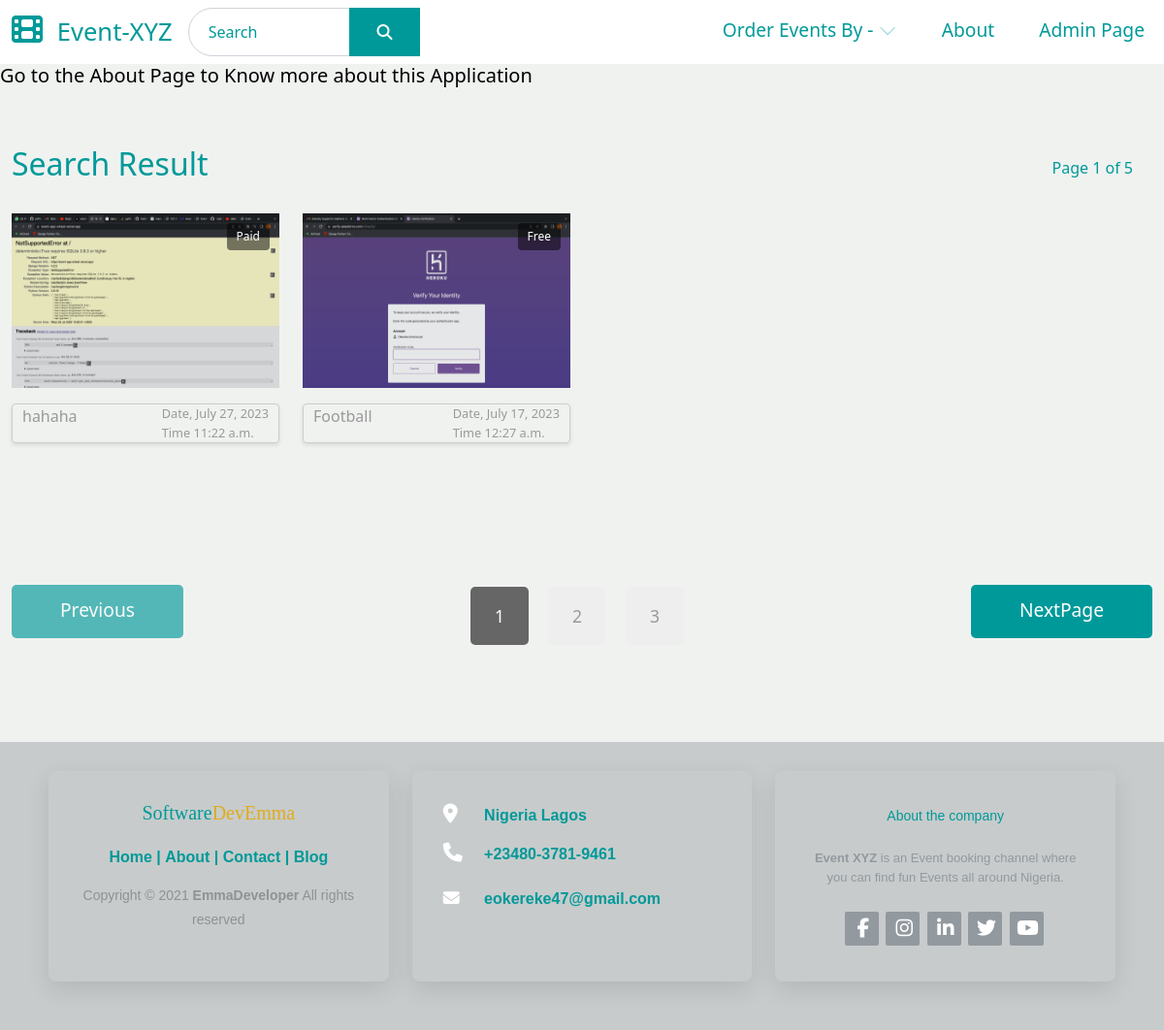
Screenshot of /search with the database file from the repository.
### AdminSection/models.py (models this page shows, shortened)
class Event(models.Model):
    event_name = models.CharField(max_length=100)
    location = models.CharField(max_length=100)
    price = models.CharField(max_length=100, blank=True, null=True,)
    space_capacity = models.IntegerField(blank=True, null=True,)
    description = models.TextField(max_length=5000, blank=True, null=True,)
    event_date = models.DateField(null=True, blank=True)
    event_time = models.TimeField(null=True, blank=True)
    event_end_date = models.DateTimeField(null=True, blank=True)
    bookings = models.IntegerField(default=0)
    slot_left = models.IntegerField(default=0)
    header_images = models.ImageField(null=True, blank=True, upload_to="images/")
    is_cancelled = models.BooleanField(default=False)

### UserSection/views.py (the view)
# urls.py: path("search", EventSearchView.as_view(), name="search"),
class EventSearchView(ListView):
    model = Event
    template_name = "searchEvents.html"
    paginate_by = 2
    def get_queryset(self):
        queryset = super().get_queryset()
        query = self.request.GET.get('query')
        if query:
            queryset = queryset.filter(event_name__icontains=query)  # Filter based on the event_name field
        return queryset

### UserSection/templates/searchEvents.html (shortened to what this page needs)
{%extends 'home.html' %}
{%block search%}
{% load static %}
<div class="container-fluid tm-container-content tm-mt-60">
    <div class="row mb-4">
        <h2 class="col-6 tm-text-primary">
            Search Result
        </h2>
        <div class="col-6 d-flex justify-content-end align-items-center ">
            <div class="tm-text-pagination mr-8 ">
                Page
                {% for i in paginator.page_range %}
                    {% if page_obj.number == i %}
                    {{i}}
                    of {{ page_obj.paginator.num_pages }}
                {%endif%}
                {%endfor%}
            </div>
        </div>
    </div>
    <div class="row tm-mb-90 tm-gallery">
        {% if object_list %}
        {% for event in object_list %}
            <div class="col-xl-3 col-lg-4 col-md-6 col-sm-6 col-12 mb-5">
                <figure class="effect-ming tm-video-item">
                    <img src="{{event.header_images.url}}" alt="Image" class="img-fluid">
                    <figcaption class="d-flex align-items-center justify-content-center">
                    </figcaption>
                    {%if event.price%}
                    <div class="box-text">Paid</div>
                    {%else%}
                    <div class="box-text">Free</div>
                    {%endif%}
                </figure>
                <div class="d-flex justify-content-between tm-text-gray bordered-box">
                    <span class="tm-text-gray">{{event.event_name}}</span>
                    <div class="costs">
                        <span>Date, {{event.event_date}}</span>
                        <span>Time {{event.event_time}}</span>
                    </div>
                </div>
            </div>
        {%endfor%}
        {% else %}
            <p>No events found.</p>
      {% endif %}
    </div>
    <div class="row tm-mb-90">
        <div class="col-12 d-flex justify-content-between align-items-center tm-paging-col">
                {% if page_obj.has_previous %}
                    <a href="?page={{ page_obj.previous_page_number }}" class="btn btn-primary tm-btn-prev mb-2">Previous</a>
                {% else %}
                    <a href="javascript:void(0);" class="btn btn-primary tm-btn-prev mb-2 disabled">Previous</a>
                {% endif %}
                    <div class="tm-paging d-flex">
                        {% for i in paginator.page_range %}
                            {% if page_obj.number == i %}
                                <a class="active tm-paging-link">{{i}}</a>
                            {% elif i > page_obj.number|add:-3 and i < page_obj.number %}
                                <a href="?page={{i}}" class="tm-paging-link">{{i}}</a>
                            {%elif page_obj.has_next %}
                                {% if page_obj.next_page_number == page_obj.paginator.num_pages %}
                                    <a class="active tm-paging-link" href="?page={{ page_obj.paginator.num_pages }}">{{ page_obj.paginator.num_pages }}</a>
                                    {%else%}
                                    {% if i > page_obj.number and i < page_obj.number|add:3 %}
                                        <a class="tm-paging-link" href="?page={{ i }}">{{ i }}</a>
                                    {% endif %}
                                {%endif%}
                            {% endif %}
                        {% endfor %}
                    </div>
                    {% if page_obj.has_next %}
                        <a href="?page={{ page_obj.next_page_number }}" class="btn btn-primary tm-btn-prev mb-2 ">NextPage</a>
                    {% else %}
                        <a href="javascript:void(0);" class="btn btn-primary tm-btn-prev mb-2 disabled">NextPage</a>
                    {% endif %}
        </div>
    </div>
</div>
{%endblock%}

### static/css/user-home.css (style rules this page uses)
:root { --orange:#ff7800; --black:#130f40; --light-color:#666; --green:#132a09; --tgreen:#477b78; --light-green:rgb(48, 251, 12); --box-shadow:0 .5rem 1.5rem rgba(0,0,0,.1); --border:.2rem solid rgba(0,0,0,.1); --outline:.1rem solid rgba(0,0,0,.1); --outline-hover:.2rem solid var(--black); --background: #f0f2f0; --hover: #666666; --dark: #232323; --pure: #fff; --smoke: white; --dark-gray: #999; }
body { background: var(--background); }
.costs { display: grid; font-size: 0.8rem; }
.bordered-box { border: 1px solid #ccc; box-shadow: 0 2px 4px rgba(0, 0, 0, 0.1); padding-right: 10px; padding-left: 10px; border-radius: 4px; }
.effect-ming { position: relative; }
.box-text { position: absolute; top: 10px; right: 10px; background-color: rgba(0, 0, 0, 0.5); color: #fff; padding: 5px 10px; border-radius: 4px; font-size: 12px; }
.effect-ming img { width: 100%; height: auto; }
p, .tm-text-gray { color: #999; }
.tm-video-item { position: relative; overflow: hidden; text-align: center; cursor: pointer; }
.tm-video-item img { position: relative; display: block; min-height: 100%; max-width: 100%; opacity: 0.8; }
.tm-video-item figcaption { padding: 2em; color: #fff; text-transform: uppercase; font-size: 1.25em; -webkit-backface-visibility: hidden; backface-visibility: hidden; }
.tm-video-item figcaption::before, .tm-video-item figcaption::after { pointer-events: none; }
.tm-video-item figcaption, .tm-video-item figcaption > a { position: absolute; top: 0; left: 0; width: 100%; height: 100%; }
.tm-paging-link { display: flex; justify-content: center; align-items: center; width: 60px; height: 60px; font-size: 1.1rem; color: #999; background-color: #EEEEEE; margin: 10px; border-radius: 5px; text-decoration: none; transition: all 0.3s ease; }
.tm-paging-link:hover, .tm-paging-link.active { background-color: var(--hover); color: #fff; }
a { text-decoration: none; transition: all 0.3s ease; }
.container-fluid { max-width: 1770px; }
.btn { border-radius: 0; }
.btn-primary { background-color: #009999; border: 0; border-radius: 5px; padding: 12px 50px 14px; font-size: 1.2rem; }
.btn-primary.disabled, .btn-primary:disabled { background-color: #009999; pointer-events: all; cursor: not-allowed; }
.tm-mt-60 { margin-top: 60px; }
.tm-mb-90 { margin-bottom: 90px; }
.tm-text-primary { color: #009999; }
.tm-text-pagination { color: #009999; padding-right: 20px; }
figure.effect-ming { background: #030c17; }
figure.effect-ming img { opacity: 0.9; -webkit-transition: opacity 0.35s; transition: opacity 0.35s; height: 180px; }
figure.effect-ming figcaption::before { position: absolute; top: 30px; right: 30px; bottom: 30px; left: 30px; border: 2px solid #fff; box-shadow: 0 0 0 30px rgba(255,255,255,0.2); content: ''; opacity: 0; -webkit-transition: opacity 0.35s, -webkit-transform 0.35s; transition: opacity 0.35s, transform 0.35s; -webkit-transform: scale3d(1.4,1.4,1); transform: scale3d(1.4,1.4,1); }

### rows the page displays
Event: header_images (picture), price "Paid", event_name "hahaha", event_date "July 27, 2023", event_time "11:22 a.m."
Event: header_images (picture), shows "Free", event_name "Football", event_date "July 17, 2023", event_time "12:27 a.m."

### other values shown
{{ i }} "1"
{{ page_obj.paginator.num_pages }} "5"
{{ i }} "2" "3"
